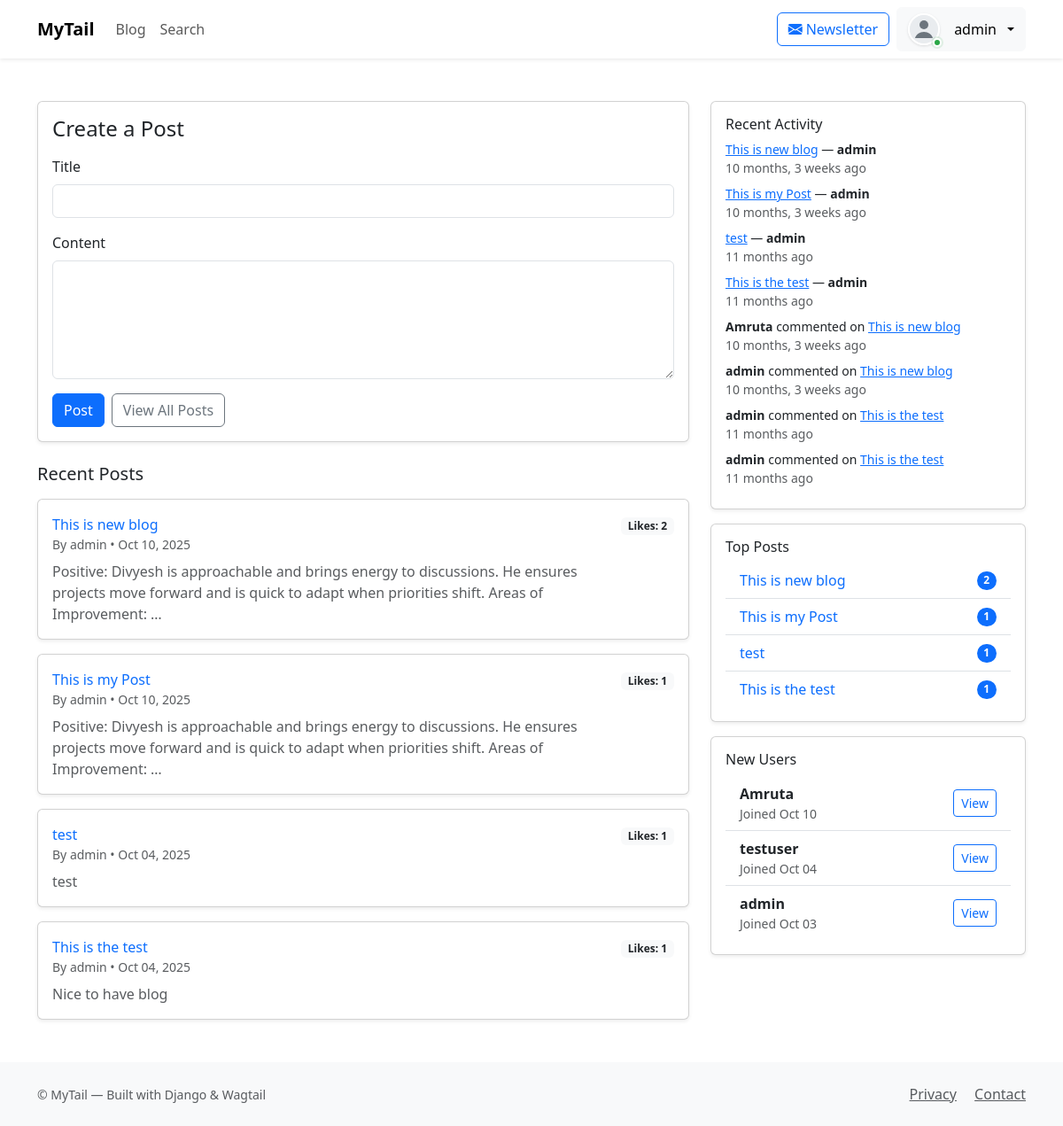
The app's page / (signed in) with its own data.
### blog/models.py (models this page shows, shortened)
class BlogPost(models.Model):
    title = models.CharField(max_length=200)
    content = models.TextField()
    author = models.ForeignKey(User, on_delete=models.CASCADE)
    created_at = models.DateTimeField(auto_now_add=True)
    updated_at = models.DateTimeField(auto_now=True)
    def total_likes(self):
        return self.likes.count()

class Comment(models.Model):
    post = models.ForeignKey(BlogPost, related_name='comments', on_delete=models.CASCADE)
    author = models.ForeignKey(User, on_delete=models.CASCADE)
    content = models.TextField()
    created_at = models.DateTimeField(auto_now_add=True)

### home/views.py (the view)
# urls.py: path('', views.home_page, name='home'),
@login_required
def home_page(request):
    if request.method == 'POST':
        form = BlogPostForm(request.POST)
        if form.is_valid():
            blog = form.save(commit=False)
            blog.author = request.user
            blog.save()
            return redirect('blog_detail', pk=blog.pk)
    else:
        form = BlogPostForm()
    posts = BlogPost.objects.all().order_by('-created_at')[:10]
    recent_posts = BlogPost.objects.select_related('author').order_by('-created_at')[:5]
    recent_comments = Comment.objects.select_related('post', 'author').order_by('-created_at')[:6]
    recent_likes = Like.objects.select_related('post', 'user').order_by('-created_at')[:6]
    recent_users = User.objects.order_by('-date_joined')[:6]
    top_posts = BlogPost.objects.annotate(num_likes=Count('likes')).order_by('-num_likes', '-created_at')[:5]
    return render(request, 'home/home_page.html', {
        'blog_form': form,
        'posts': posts,
    'recent_posts': recent_posts,
    'recent_comments': recent_comments,
    'recent_likes': recent_likes,
        'recent_users': recent_users,
        'top_posts': top_posts,
        'newsletter_form': NewsletterForm(),
    })

### blog/forms.py
class BlogPostForm(forms.ModelForm):
    class Meta:
        model = BlogPost
        fields = ['title', 'content']

### home/forms.py
class NewsletterForm(forms.Form):
    name = forms.CharField(max_length=150, required=False)
    email = forms.EmailField()

### home/templates/home/home_page.html (shortened to what this page needs)
{% extends "base.html" %}
{% load static %}
{% block body_class %}template-homepage{% endblock %}
{% block content %}
<div class="container mt-5">
  <div class="row g-4">
    <div class="col-12 col-lg-8">
      <div class="card shadow-sm">
        <div class="card-body">
          <h4 class="card-title mb-3">Create a Post</h4>
          <form method="post">
            <div class="mb-3">
              <label for="id_title" class="form-label">Title</label>
              <input id="id_title" name="title" type="text" class="form-control" value="{{ blog_form.title.value|default_if_none:'' }}" required>
            </div>
            <div class="mb-3">
              <label for="id_content" class="form-label">Content</label>
              <textarea id="id_content" name="content" class="form-control" rows="5" required>{{ blog_form.content.value|default_if_none:'' }}</textarea>
            </div>
            <div class="d-flex gap-2">
              <button type="submit" class="btn btn-primary">Post</button>
              <a href="{% url 'blog_list' %}" class="btn btn-outline-secondary">View All Posts</a>
            </div>
          </form>
        </div>
      </div>
      <div class="mt-4">
        <h5 class="mb-3">Recent Posts</h5>
        <div class="row g-3">
          {% for post in posts %}
            <div class="col-12">
              <div class="card shadow-sm">
                <div class="card-body d-flex justify-content-between align-items-start">
                  <div>
                    <a href="{% url 'blog_detail' post.pk %}" class="h6 text-decoration-none text-primary">{{ post.title }}</a>
                    <div class="text-muted small">By {{ post.author.username }} • {{ post.created_at|date:"M d, Y" }}</div>
                    <p class="mt-2 mb-0 text-muted">{{ post.content|truncatewords:25 }}</p>
                  </div>
                  <div class="text-end">
                    <span class="badge bg-light text-dark">Likes: {{ post.total_likes }}</span>
                  </div>
                </div>
              </div>
            </div>
          {% empty %}
            <div class="col-12"><div class="alert alert-info">No posts yet. Be the first to post!</div></div>
          {% endfor %}
        </div>
      </div>
    </div>
    <aside class="col-12 col-lg-4">
      <div class="card shadow-sm mb-3">
        <div class="card-body">
          <h6 class="card-title">Recent Activity</h6>
          <ul class="list-unstyled mb-0">
            {% for post in recent_posts %}
              <li class="mb-2">
                <div class="small"><a href="{% url 'blog_detail' post.pk %}">{{ post.title }}</a> — <strong>{{ post.author.username }}</strong></div>
                <div class="text-muted small">{{ post.created_at|timesince }} ago</div>
              </li>
            {% empty %}
              <li class="mb-2 text-muted">No recent posts yet.</li>
            {% endfor %}
            {% for c in recent_comments %}
              <li class="mb-2">
                <div class="small"><strong>{{ c.author.username }}</strong> commented on <a href="{% url 'blog_detail' c.post.pk %}">{{ c.post.title }}</a></div>
                <div class="text-muted small">{{ c.created_at|timesince }} ago</div>
              </li>
            {% endfor %}
          </ul>
        </div>
      </div>
      <div class="card shadow-sm mb-3">
        <div class="card-body">
          <h6 class="card-title">Top Posts</h6>
          <ul class="list-group list-group-flush">
            {% for p in top_posts %}
              <li class="list-group-item d-flex justify-content-between align-items-center">
                <a href="{% url 'blog_detail' p.pk %}" class="text-decoration-none">{{ p.title }}</a>
                <span class="badge bg-primary rounded-pill">{{ p.likes.count }}</span>
              </li>
            {% empty %}
              <li class="list-group-item">No top posts yet.</li>
            {% endfor %}
          </ul>
        </div>
      </div>
      <div class="card shadow-sm">
        <div class="card-body">
          <h6 class="card-title">New Users</h6>
          <ul class="list-group list-group-flush">
            {% for u in recent_users %}
              <li class="list-group-item d-flex justify-content-between align-items-center">
                <div>
                  <div class="fw-semibold">{{ u.username }}</div>
                  <div class="small text-muted">Joined {{ u.date_joined|date:"M d" }}</div>
                </div>
                <a href="#" class="btn btn-sm btn-outline-primary">View</a>
              </li>
            {% empty %}
              <li class="list-group-item">No users yet.</li>
            {% endfor %}
          </ul>
        </div>
      </div>
    </aside>
  </div>
</div>
{% endblock content %}

### mysite/templates/base.html (shortened to what this page needs)
{% load static wagtailcore_tags wagtailuserbar %}
<!DOCTYPE html>
<html lang="en">
    <head>
    <link href="https://cdn.jsdelivr.net/npm/bootstrap@5.3.2/dist/css/bootstrap.min.css" rel="stylesheet">
    <link rel="stylesheet" href="{% static 'css/bootstrap-helpers.css' %}">
    <link rel="stylesheet" type="text/css" href="{% static 'css/mysite.css' %}">
    <link rel="stylesheet" href="https://cdn.jsdelivr.net/npm/bootstrap-icons@1.10.5/font/bootstrap-icons.css">
    </head>
    <body class="{% if request.user.is_authenticated %}{{ request.user.userprofile.default_theme }}{% else %}light{% endif %} {% block body_class %}{% endblock %}">
                <nav class="navbar navbar-expand-lg navbar-light bg-white shadow-sm">
                    <div class="container">
                        <a class="navbar-brand fw-bold" href="/">MyTail</a>
                        <div class="collapse navbar-collapse" id="mainNav">
                            <ul class="navbar-nav me-auto mb-2 mb-lg-0">
                                <li class="nav-item"><a class="nav-link" href="{% url 'blog_list' %}">Blog</a></li>
                                <li class="nav-item"><a class="nav-link" href="{% url 'search' %}">Search</a></li>
                            </ul>
                                                        <div class="d-flex align-items-center">
                                                                <button class="btn btn-outline-primary me-2" data-bs-toggle="modal" data-bs-target="#newsletterModal"><i class="bi bi-envelope-fill me-1"></i>Newsletter</button>
                                                                {% if request.user.is_authenticated %}
                                                                    <div class="dropdown">
                                                                                                            <button class="btn btn-light dropdown-toggle d-flex align-items-center gap-2" type="button" id="userMenu" data-bs-toggle="dropdown" aria-expanded="false">
                                                                                                                <span class="avatar-wrapper me-2">
                                                                                                                    <img src="{% static 'img/default-avatar.svg' %}" alt="{{ request.user.username }}" class="user-avatar">
                                                                                                                    <span class="online-dot" title="Online"></span>
                                                                                                                </span>
                                                                                                                <span class="d-none d-md-inline">{{ request.user.username }}</span>
                                                                                                            </button>
                                                                    </div>
                                                                {% else %}
                                                                    <a href="{% url 'login' %}" class="btn btn-outline-secondary me-2">Login</a>
                                                                    <a href="{% url 'signup' %}" class="btn btn-primary">Sign up</a>
                                                                {% endif %}
                                                        </div>
                        </div>
                    </div>
                </nav>
                {% block content %}{% endblock %}
                <footer class="bg-light mt-5 py-4">
                    <div class="container d-flex justify-content-between align-items-center">
                        <div>
                            <small class="text-muted">&copy; {{ now.year }} MyTail — Built with Django & Wagtail</small>
                        </div>
                        <div>
                            <a href="#" class="text-muted me-3">Privacy</a>
                            <a href="#" class="text-muted">Contact</a>
                        </div>
                    </div>
                </footer>
    </body>
</html>

### records on screen
BlogPost: title "This is new blog", author.username "admin", created_at "Oct 10, 2025", content "Positive: Divyesh is approachable and brings energy to discussions. He ensures projects move forward and is quick to adapt when priorities shift. Areas of Improvement: …", total_likes "2", created_at "10 months, 3 weeks", likes.count "2"
BlogPost: title "This is my Post", author.username "admin", created_at "Oct 10, 2025", content "Positive: Divyesh is approachable and brings energy to discussions. He ensures projects move forward and is quick to adapt when priorities shift. Areas of Improvement: …", total_likes "1", created_at "10 months, 3 weeks", likes.count "1"
BlogPost: title "test", author.username "admin", created_at "Oct 04, 2025", content "test", total_likes "1", created_at "11 months", likes.count "1"
BlogPost: title "This is the test", author.username "admin", created_at "Oct 04, 2025", content "Nice to have blog", total_likes "1", created_at "11 months", likes.count "1"
Comment: author.username "Amruta", post "This is new blog", created_at "10 months, 3 weeks"
Comment: author.username "admin", post "This is new blog", created_at "10 months, 3 weeks"
Comment: author.username "admin", post "This is the test", created_at "11 months"
Comment: author.username "admin", post "This is the test", created_at "11 months"

### other values on screen
{{ request.user.username }} "admin"
{{ u.username }} "Amruta"
{{ u.date_joined|date:"M d" }} "Oct 10"
{{ u.username }} "testuser"
{{ u.date_joined|date:"M d" }} "Oct 04"
{{ u.username }} "admin"
{{ u.date_joined|date:"M d" }} "Oct 03"
